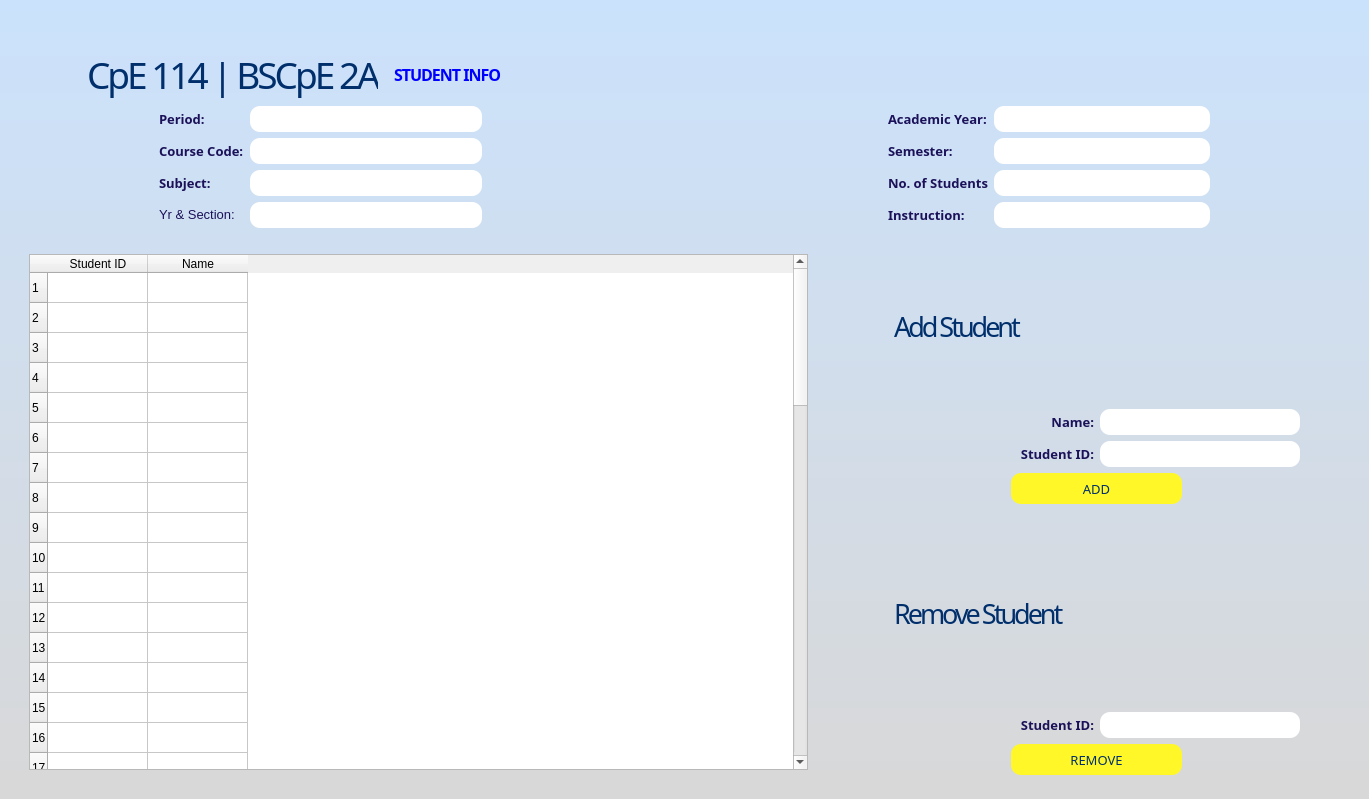
<?xml version="1.0" encoding="UTF-8"?>
<ui version="4.0">
 <class>MainWindow</class>
 <widget class="QMainWindow" name="MainWindow">
  <property name="geometry">
   <rect>
    <x>0</x>
    <y>0</y>
    <width>1369</width>
    <height>799</height>
   </rect>
  </property>
  <property name="windowTitle">
   <string>MainWindow</string>
  </property>
  <property name="layoutDirection">
   <enum>Qt::LeftToRight</enum>
  </property>
  <property name="styleSheet">
   <string notr="true">QMainWindow {
	background-color: qlineargradient(spread:pad, x1:0, y1:0, x2:0, y2:1, stop:0 #CBE2FC, stop:1 #D8D8D8);
}
</string>
  </property>
  <widget class="QWidget" name="centralwidget">
   <property name="minimumSize">
    <size>
     <width>1280</width>
     <height>720</height>
    </size>
   </property>
   <layout class="QVBoxLayout" name="verticalLayout">
    <item>
     <layout class="QHBoxLayout" name="horizontalLayout">
      <property name="sizeConstraint">
       <enum>QLayout::SetFixedSize</enum>
      </property>
      <item>
       <widget class="QLabel" name="psuWordmark">
        <property name="maximumSize">
         <size>
          <width>490</width>
          <height>100</height>
         </size>
        </property>
        <property name="styleSheet">
         <string notr="true">background-color: transparent;</string>
        </property>
        <property name="text">
         <string/>
        </property>
        <property name="pixmap">
         <pixmap>../Homepage/PSU Logo Wordmark.png</pixmap>
        </property>
        <property name="scaledContents">
         <bool>true</bool>
        </property>
       </widget>
      </item>
      <item>
       <spacer name="horizontalSpacer">
        <property name="orientation">
         <enum>Qt::Horizontal</enum>
        </property>
        <property name="sizeHint" stdset="0">
         <size>
          <width>40</width>
          <height>20</height>
         </size>
        </property>
       </spacer>
      </item>
      <item>
       <widget class="QLabel" name="headerText">
        <property name="maximumSize">
         <size>
          <width>390</width>
          <height>75</height>
         </size>
        </property>
        <property name="styleSheet">
         <string notr="true">background-color: transparent;</string>
        </property>
        <property name="text">
         <string/>
        </property>
        <property name="pixmap">
         <pixmap>HEADER TEXT.png</pixmap>
        </property>
        <property name="scaledContents">
         <bool>true</bool>
        </property>
       </widget>
      </item>
      <item>
       <spacer name="horizontalSpacer_2">
        <property name="orientation">
         <enum>Qt::Horizontal</enum>
        </property>
        <property name="sizeType">
         <enum>QSizePolicy::Fixed</enum>
        </property>
        <property name="sizeHint" stdset="0">
         <size>
          <width>20</width>
          <height>20</height>
         </size>
        </property>
       </spacer>
      </item>
      <item>
       <widget class="QPushButton" name="profileBtn">
        <property name="maximumSize">
         <size>
          <width>60</width>
          <height>70</height>
         </size>
        </property>
        <property name="autoFillBackground">
         <bool>false</bool>
        </property>
        <property name="styleSheet">
         <string notr="true">QPushButton {
    border-radius: 10px; 
	background-color: #00FFFFFF;
    padding: 5px;
}
QPushButton:pressed,
QPushButton:checked,
QPushButton:hover {
    background-color: #949494; 
}
</string>
        </property>
        <property name="text">
         <string/>
        </property>
        <property name="icon">
         <iconset>
          <normaloff>../Homepage/PROFILE BUTTON.svg</normaloff>../Homepage/PROFILE BUTTON.svg</iconset>
        </property>
        <property name="iconSize">
         <size>
          <width>60</width>
          <height>60</height>
         </size>
        </property>
        <property name="shortcut">
         <string/>
        </property>
       </widget>
      </item>
      <item>
       <spacer name="horizontalSpacer_3">
        <property name="orientation">
         <enum>Qt::Horizontal</enum>
        </property>
        <property name="sizeType">
         <enum>QSizePolicy::Fixed</enum>
        </property>
        <property name="sizeHint" stdset="0">
         <size>
          <width>40</width>
          <height>20</height>
         </size>
        </property>
       </spacer>
      </item>
     </layout>
    </item>
    <item>
     <spacer name="verticalSpacer_4">
      <property name="orientation">
       <enum>Qt::Vertical</enum>
      </property>
      <property name="sizeType">
       <enum>QSizePolicy::Fixed</enum>
      </property>
      <property name="sizeHint" stdset="0">
       <size>
        <width>20</width>
        <height>10</height>
       </size>
      </property>
     </spacer>
    </item>
    <item>
     <layout class="QHBoxLayout" name="horizontalLayout_5">
      <property name="leftMargin">
       <number>20</number>
      </property>
      <property name="rightMargin">
       <number>20</number>
      </property>
      <item>
       <widget class="QPushButton" name="backBtn">
        <property name="autoFillBackground">
         <bool>false</bool>
        </property>
        <property name="styleSheet">
         <string notr="true">QPushButton {
    border-radius: 10px; 
	background-color: #00FFFFFF;
    padding: 5px;
}
QPushButton:pressed,
QPushButton:checked,
QPushButton:hover {
    background-color: #949494; 
}
</string>
        </property>
        <property name="text">
         <string/>
        </property>
        <property name="icon">
         <iconset>
          <normaloff>../../../../Downloads/BackBtn.png</normaloff>../../../../Downloads/BackBtn.png</iconset>
        </property>
        <property name="iconSize">
         <size>
          <width>60</width>
          <height>60</height>
         </size>
        </property>
        <property name="shortcut">
         <string/>
        </property>
       </widget>
      </item>
      <item>
       <spacer name="horizontalSpacer_4">
        <property name="orientation">
         <enum>Qt::Horizontal</enum>
        </property>
        <property name="sizeType">
         <enum>QSizePolicy::Fixed</enum>
        </property>
        <property name="sizeHint" stdset="0">
         <size>
          <width>10</width>
          <height>5</height>
         </size>
        </property>
       </spacer>
      </item>
      <item>
       <layout class="QVBoxLayout" name="verticalLayout_5">
        <property name="spacing">
         <number>0</number>
        </property>
        <item>
         <widget class="QLabel" name="subjectCodeLabel">
          <property name="font">
           <font>
            <family>Gotham Black</family>
            <pointsize>28</pointsize>
           </font>
          </property>
          <property name="styleSheet">
           <string notr="true">QLabel {
	color: #002F6C;
    letter-spacing: -3px;
	background-color: transparent;
}
</string>
          </property>
          <property name="text">
           <string>CpE 114 | BSCpE 2A</string>
          </property>
          <property name="alignment">
           <set>Qt::AlignLeading|Qt::AlignLeft|Qt::AlignVCenter</set>
          </property>
         </widget>
        </item>
       </layout>
      </item>
      <item>
       <spacer name="horizontalSpacer_5">
        <property name="orientation">
         <enum>Qt::Horizontal</enum>
        </property>
        <property name="sizeType">
         <enum>QSizePolicy::Fixed</enum>
        </property>
        <property name="sizeHint" stdset="0">
         <size>
          <width>10</width>
          <height>20</height>
         </size>
        </property>
       </spacer>
      </item>
      <item>
       <widget class="QLabel" name="studetInfolabel">
        <property name="font">
         <font>
          <family>Gotham</family>
          <pointsize>12</pointsize>
          <weight>75</weight>
          <bold>true</bold>
         </font>
        </property>
        <property name="styleSheet">
         <string notr="true">color: blue; letter-spacing: -1px;</string>
        </property>
        <property name="text">
         <string>STUDENT INFO</string>
        </property>
        <property name="alignment">
         <set>Qt::AlignLeading|Qt::AlignLeft|Qt::AlignVCenter</set>
        </property>
        <property name="margin">
         <number>1</number>
        </property>
       </widget>
      </item>
      <item>
       <spacer name="horizontalSpacer_6">
        <property name="orientation">
         <enum>Qt::Horizontal</enum>
        </property>
        <property name="sizeHint" stdset="0">
         <size>
          <width>40</width>
          <height>20</height>
         </size>
        </property>
       </spacer>
      </item>
     </layout>
    </item>
    <item>
     <layout class="QHBoxLayout" name="horizontalLayout_12">
      <item>
       <layout class="QGridLayout" name="gridLayout_8">
        <property name="leftMargin">
         <number>150</number>
        </property>
        <property name="rightMargin">
         <number>200</number>
        </property>
        <item row="0" column="1">
         <widget class="QLineEdit" name="period">
          <property name="styleSheet">
           <string notr="true">QLineEdit {
    border-radius: 10px;
    padding: 5px;
    background-color: white; /* Set the default background color */
}

QLineEdit:hover,
QLineEdit:focus {
    background-color: #F9F9F9; /* Set the background color on hover and focus */
    border: 1px solid #000000;
}

</string>
          </property>
         </widget>
        </item>
        <item row="2" column="0">
         <widget class="QLabel" name="subjectlabel">
          <property name="font">
           <font>
            <family>Gotham</family>
            <weight>75</weight>
            <bold>true</bold>
           </font>
          </property>
          <property name="text">
           <string>&lt;html&gt;&lt;head/&gt;&lt;body&gt;&lt;p&gt;&lt;span style=&quot; font-size:10pt; color:#1b1159;&quot;&gt;Subject:&lt;/span&gt;&lt;/p&gt;&lt;/body&gt;&lt;/html&gt;</string>
          </property>
         </widget>
        </item>
        <item row="3" column="1">
         <widget class="QLineEdit" name="YearAndSection">
          <property name="styleSheet">
           <string notr="true">QLineEdit {
    border-radius: 10px;
    padding: 5px;
    background-color: white; /* Set the default background color */
}

QLineEdit:hover,
QLineEdit:focus {
    background-color: #F9F9F9; /* Set the background color on hover and focus */
    border: 1px solid #000000;
}
</string>
          </property>
         </widget>
        </item>
        <item row="0" column="0">
         <widget class="QLabel" name="periodLabel">
          <property name="font">
           <font>
            <family>Gotham</family>
            <pointsize>10</pointsize>
            <weight>75</weight>
            <bold>true</bold>
           </font>
          </property>
          <property name="styleSheet">
           <string notr="true">color:#1b1159;</string>
          </property>
          <property name="text">
           <string>Period:</string>
          </property>
         </widget>
        </item>
        <item row="3" column="0">
         <widget class="QLabel" name="yrandSectionLabel">
          <property name="styleSheet">
           <string notr="true">QLabel {
	font: 700 9pt &quot;Gotham&quot;;
	color: #002F6C;
}
</string>
          </property>
          <property name="text">
           <string>&lt;html&gt;&lt;head/&gt;&lt;body&gt;&lt;p&gt;&lt;span style=&quot; font-size:10pt; color:#1b1159;&quot;&gt;Yr &amp;amp; Section:&lt;/span&gt;&lt;/p&gt;&lt;/body&gt;&lt;/html&gt;</string>
          </property>
         </widget>
        </item>
        <item row="1" column="1">
         <widget class="QLineEdit" name="CourseCode">
          <property name="styleSheet">
           <string notr="true">QLineEdit {
    border-radius: 10px;
    padding: 5px;
    background-color: white; /* Set the default background color */
}

QLineEdit:hover,
QLineEdit:focus {
    background-color: #F9F9F9; /* Set the background color on hover and focus */
    border: 1px solid #000000;
}
</string>
          </property>
         </widget>
        </item>
        <item row="1" column="0">
         <widget class="QLabel" name="courseLabel">
          <property name="font">
           <font>
            <family>Gotham</family>
            <weight>75</weight>
            <bold>true</bold>
           </font>
          </property>
          <property name="text">
           <string>&lt;html&gt;&lt;head/&gt;&lt;body&gt;&lt;p&gt;&lt;span style=&quot; font-size:10pt; color:#1b1159;&quot;&gt;Course Code:&lt;/span&gt;&lt;/p&gt;&lt;/body&gt;&lt;/html&gt;</string>
          </property>
         </widget>
        </item>
        <item row="2" column="1">
         <widget class="QLineEdit" name="Subject">
          <property name="styleSheet">
           <string notr="true">QLineEdit {
    border-radius: 10px;
    padding: 5px;
    background-color: white; /* Set the default background color */
}

QLineEdit:hover,
QLineEdit:focus {
    background-color: #F9F9F9; /* Set the background color on hover and focus */
    border: 1px solid #000000;
}

</string>
          </property>
         </widget>
        </item>
       </layout>
      </item>
      <item>
       <layout class="QGridLayout" name="gridLayout_9">
        <property name="leftMargin">
         <number>200</number>
        </property>
        <property name="rightMargin">
         <number>150</number>
        </property>
        <item row="2" column="1">
         <widget class="QLineEdit" name="noofstudents">
          <property name="styleSheet">
           <string notr="true">QLineEdit {
    border-radius: 10px;
    padding: 5px;
    background-color: white; /* Set the default background color */
}

QLineEdit:hover,
QLineEdit:focus {
    background-color: #F9F9F9; /* Set the background color on hover and focus */
    border: 1px solid #000000;
}

</string>
          </property>
         </widget>
        </item>
        <item row="3" column="0">
         <widget class="QLabel" name="instructionLabel">
          <property name="font">
           <font>
            <family>Gotham</family>
            <weight>75</weight>
            <bold>true</bold>
           </font>
          </property>
          <property name="text">
           <string>&lt;html&gt;&lt;head/&gt;&lt;body&gt;&lt;p&gt;&lt;span style=&quot; font-size:10pt; color:#1b1159;&quot;&gt;Instruction:&lt;/span&gt;&lt;/p&gt;&lt;/body&gt;&lt;/html&gt;</string>
          </property>
         </widget>
        </item>
        <item row="3" column="1">
         <widget class="QLineEdit" name="Instruction">
          <property name="styleSheet">
           <string notr="true">QLineEdit {
    border-radius: 10px;
    padding: 5px;
    background-color: white; /* Set the default background color */
}

QLineEdit:hover,
QLineEdit:focus {
    background-color: #F9F9F9; /* Set the background color on hover and focus */
    border: 1px solid #000000;
}
</string>
          </property>
         </widget>
        </item>
        <item row="2" column="0">
         <widget class="QLabel" name="noofstudentsLabel">
          <property name="font">
           <font>
            <family>Gotham</family>
            <pointsize>10</pointsize>
            <weight>75</weight>
            <bold>true</bold>
           </font>
          </property>
          <property name="styleSheet">
           <string notr="true">color:#1b1159</string>
          </property>
          <property name="text">
           <string>No. of Students</string>
          </property>
         </widget>
        </item>
        <item row="1" column="1">
         <widget class="QLineEdit" name="Semester">
          <property name="styleSheet">
           <string notr="true">QLineEdit {
    border-radius: 10px;
    padding: 5px;
    background-color: white; /* Set the default background color */
}

QLineEdit:hover,
QLineEdit:focus {
    background-color: #F9F9F9; /* Set the background color on hover and focus */
    border: 1px solid #000000;
}
</string>
          </property>
         </widget>
        </item>
        <item row="0" column="1">
         <widget class="QLineEdit" name="AcademicYEar">
          <property name="styleSheet">
           <string notr="true">QLineEdit {
    border-radius: 10px;
    padding: 5px;
    background-color: white; /* Set the default background color */
}

QLineEdit:hover,
QLineEdit:focus {
    background-color: #F9F9F9; /* Set the background color on hover and focus */
    border: 1px solid #000000;
}
</string>
          </property>
         </widget>
        </item>
        <item row="1" column="0">
         <widget class="QLabel" name="semesterLabel">
          <property name="font">
           <font>
            <family>Gotham</family>
            <weight>75</weight>
            <bold>true</bold>
           </font>
          </property>
          <property name="text">
           <string>&lt;html&gt;&lt;head/&gt;&lt;body&gt;&lt;p&gt;&lt;span style=&quot; font-size:10pt; color:#1b1159;&quot;&gt;Semester:&lt;/span&gt;&lt;/p&gt;&lt;/body&gt;&lt;/html&gt;</string>
          </property>
         </widget>
        </item>
        <item row="0" column="0">
         <widget class="QLabel" name="acadyearLabel">
          <property name="font">
           <font>
            <family>Gotham</family>
            <weight>75</weight>
            <bold>true</bold>
           </font>
          </property>
          <property name="text">
           <string>&lt;html&gt;&lt;head/&gt;&lt;body&gt;&lt;p&gt;&lt;span style=&quot; font-size:10pt; color:#1b1159;&quot;&gt;Academic Year:&lt;/span&gt;&lt;/p&gt;&lt;/body&gt;&lt;/html&gt;</string>
          </property>
         </widget>
        </item>
       </layout>
      </item>
     </layout>
    </item>
    <item>
     <layout class="QHBoxLayout" name="HLayout">
      <item>
       <layout class="QVBoxLayout" name="tablelayout">
        <property name="sizeConstraint">
         <enum>QLayout::SetFixedSize</enum>
        </property>
        <property name="leftMargin">
         <number>20</number>
        </property>
        <property name="topMargin">
         <number>20</number>
        </property>
        <property name="rightMargin">
         <number>20</number>
        </property>
        <property name="bottomMargin">
         <number>20</number>
        </property>
        <item>
         <widget class="QTableWidget" name="tableWidget">
          <property name="rowCount">
           <number>57</number>
          </property>
          <property name="columnCount">
           <number>2</number>
          </property>
          <row/>
          <row/>
          <row/>
          <row/>
          <row/>
          <row/>
          <row/>
          <row/>
          <row/>
          <row/>
          <row/>
          <row/>
          <row/>
          <row/>
          <row/>
          <row/>
          <row/>
          <row/>
          <row/>
          <row/>
          <row/>
          <row/>
          <row/>
          <row/>
          <row/>
          <row/>
          <row/>
          <row/>
          <row/>
          <row/>
          <row/>
          <row/>
          <row/>
          <row/>
          <row/>
          <row/>
          <row/>
          <row/>
          <row/>
          <row/>
          <row/>
          <row/>
          <row/>
          <row/>
          <row/>
          <row/>
          <row/>
          <row/>
          <row/>
          <row/>
          <row/>
          <row/>
          <row/>
          <row/>
          <row/>
          <row/>
          <row/>
          <column>
           <property name="text">
            <string>Student ID</string>
           </property>
          </column>
          <column>
           <property name="text">
            <string>Name</string>
           </property>
          </column>
         </widget>
        </item>
       </layout>
      </item>
      <item>
       <spacer name="horizontalSpacer_7">
        <property name="orientation">
         <enum>Qt::Horizontal</enum>
        </property>
        <property name="sizeType">
         <enum>QSizePolicy::Fixed</enum>
        </property>
        <property name="sizeHint" stdset="0">
         <size>
          <width>40</width>
          <height>20</height>
         </size>
        </property>
       </spacer>
      </item>
      <item>
       <layout class="QVBoxLayout" name="Cabanela2Layout">
        <property name="sizeConstraint">
         <enum>QLayout::SetFixedSize</enum>
        </property>
        <property name="leftMargin">
         <number>20</number>
        </property>
        <property name="rightMargin">
         <number>20</number>
        </property>
        <item>
         <spacer name="verticalSpacer_2">
          <property name="orientation">
           <enum>Qt::Vertical</enum>
          </property>
          <property name="sizeType">
           <enum>QSizePolicy::Fixed</enum>
          </property>
          <property name="sizeHint" stdset="0">
           <size>
            <width>20</width>
            <height>15</height>
           </size>
          </property>
         </spacer>
        </item>
        <item>
         <layout class="QVBoxLayout" name="addstudentLayout">
          <item>
           <widget class="QLabel" name="addStudnetLabel">
            <property name="font">
             <font>
              <family>Gotham Black</family>
              <pointsize>20</pointsize>
             </font>
            </property>
            <property name="styleSheet">
             <string notr="true">QLabel {
	color: #002F6C;
    letter-spacing: -3px;
	background-color: transparent;
}
</string>
            </property>
            <property name="text">
             <string>Add Student</string>
            </property>
            <property name="alignment">
             <set>Qt::AlignLeading|Qt::AlignLeft|Qt::AlignVCenter</set>
            </property>
           </widget>
          </item>
          <item>
           <layout class="QGridLayout" name="gridLayout_11">
            <property name="leftMargin">
             <number>100</number>
            </property>
            <property name="rightMargin">
             <number>0</number>
            </property>
            <item row="1" column="0">
             <widget class="QLabel" name="addStudentIDLabel">
              <property name="font">
               <font>
                <family>Gotham</family>
                <weight>75</weight>
                <bold>true</bold>
               </font>
              </property>
              <property name="text">
               <string>&lt;html&gt;&lt;head/&gt;&lt;body&gt;&lt;p&gt;&lt;span style=&quot; font-size:10pt; color:#1b1159;&quot;&gt;Student ID:&lt;/span&gt;&lt;/p&gt;&lt;/body&gt;&lt;/html&gt;</string>
              </property>
              <property name="alignment">
               <set>Qt::AlignRight|Qt::AlignTrailing|Qt::AlignVCenter</set>
              </property>
             </widget>
            </item>
            <item row="0" column="1">
             <widget class="QLineEdit" name="addStudentName">
              <property name="maximumSize">
               <size>
                <width>200</width>
                <height>16777215</height>
               </size>
              </property>
              <property name="styleSheet">
               <string notr="true">QLineEdit {
    border-radius: 10px;
    padding: 5px;
    background-color: white; /* Set the default background color */
}

QLineEdit:hover,
QLineEdit:focus {
    background-color: #F9F9F9; /* Set the background color on hover and focus */
    border: 1px solid #000000;
}
</string>
              </property>
             </widget>
            </item>
            <item row="1" column="1">
             <widget class="QLineEdit" name="addStudentID">
              <property name="maximumSize">
               <size>
                <width>200</width>
                <height>16777215</height>
               </size>
              </property>
              <property name="styleSheet">
               <string notr="true">QLineEdit {
    border-radius: 10px;
    padding: 5px;
    background-color: white; /* Set the default background color */
}

QLineEdit:hover,
QLineEdit:focus {
    background-color: #F9F9F9; /* Set the background color on hover and focus */
    border: 1px solid #000000;
}
</string>
              </property>
             </widget>
            </item>
            <item row="0" column="0">
             <widget class="QLabel" name="addStudentNameLLabel">
              <property name="maximumSize">
               <size>
                <width>100</width>
                <height>16777215</height>
               </size>
              </property>
              <property name="font">
               <font>
                <family>Gotham</family>
                <weight>75</weight>
                <bold>true</bold>
               </font>
              </property>
              <property name="text">
               <string>&lt;html&gt;&lt;head/&gt;&lt;body&gt;&lt;p&gt;&lt;span style=&quot; font-size:10pt; color:#1b1159;&quot;&gt;Name:&lt;/span&gt;&lt;/p&gt;&lt;/body&gt;&lt;/html&gt;</string>
              </property>
              <property name="alignment">
               <set>Qt::AlignRight|Qt::AlignTrailing|Qt::AlignVCenter</set>
              </property>
             </widget>
            </item>
           </layout>
          </item>
          <item alignment="Qt::AlignHCenter">
           <widget class="QPushButton" name="AddButton">
            <property name="enabled">
             <bool>true</bool>
            </property>
            <property name="minimumSize">
             <size>
              <width>171</width>
              <height>31</height>
             </size>
            </property>
            <property name="maximumSize">
             <size>
              <width>171</width>
              <height>31</height>
             </size>
            </property>
            <property name="font">
             <font>
              <family>Gotham Black</family>
              <pointsize>10</pointsize>
              <weight>50</weight>
              <italic>false</italic>
              <bold>false</bold>
              <underline>false</underline>
             </font>
            </property>
            <property name="mouseTracking">
             <bool>true</bool>
            </property>
            <property name="acceptDrops">
             <bool>true</bool>
            </property>
            <property name="layoutDirection">
             <enum>Qt::LeftToRight</enum>
            </property>
            <property name="styleSheet">
             <string notr="true">QPushButton {
    border-radius: 10px; 
	background-color: #FFF728; color: #002F6C; 
    padding: 5px;
}
QPushButton:pressed,
QPushButton:checked {
    background-color: #949494; 
    text-decoration: underline;
}
QPushButton:hover {
	text-decoration: underline;
}</string>
            </property>
            <property name="text">
             <string>ADD</string>
            </property>
            <property name="autoDefault">
             <bool>false</bool>
            </property>
            <property name="default">
             <bool>false</bool>
            </property>
            <property name="flat">
             <bool>false</bool>
            </property>
           </widget>
          </item>
         </layout>
        </item>
        <item>
         <spacer name="verticalSpacer">
          <property name="orientation">
           <enum>Qt::Vertical</enum>
          </property>
          <property name="sizeType">
           <enum>QSizePolicy::Fixed</enum>
          </property>
          <property name="sizeHint" stdset="0">
           <size>
            <width>20</width>
            <height>10</height>
           </size>
          </property>
         </spacer>
        </item>
        <item>
         <layout class="QVBoxLayout" name="removeEJLayout">
          <item>
           <widget class="QLabel" name="removeStudentLabel">
            <property name="font">
             <font>
              <family>Gotham Black</family>
              <pointsize>20</pointsize>
             </font>
            </property>
            <property name="styleSheet">
             <string notr="true">QLabel {
	color: #002F6C;
    letter-spacing: -3px;
	background-color: transparent;
}
</string>
            </property>
            <property name="text">
             <string>Remove Student</string>
            </property>
            <property name="alignment">
             <set>Qt::AlignLeading|Qt::AlignLeft|Qt::AlignVCenter</set>
            </property>
           </widget>
          </item>
          <item>
           <layout class="QHBoxLayout" name="horizontalLayout_2">
            <item>
             <widget class="QLabel" name="removeStudentIDLAbel">
              <property name="maximumSize">
               <size>
                <width>200</width>
                <height>16777215</height>
               </size>
              </property>
              <property name="font">
               <font>
                <family>Gotham</family>
                <weight>75</weight>
                <bold>true</bold>
               </font>
              </property>
              <property name="text">
               <string>&lt;html&gt;&lt;head/&gt;&lt;body&gt;&lt;p&gt;&lt;span style=&quot; font-size:10pt; color:#1b1159;&quot;&gt;Student ID:&lt;/span&gt;&lt;/p&gt;&lt;/body&gt;&lt;/html&gt;</string>
              </property>
              <property name="alignment">
               <set>Qt::AlignRight|Qt::AlignTrailing|Qt::AlignVCenter</set>
              </property>
             </widget>
            </item>
            <item>
             <widget class="QLineEdit" name="removeStudentID">
              <property name="maximumSize">
               <size>
                <width>200</width>
                <height>16777215</height>
               </size>
              </property>
              <property name="styleSheet">
               <string notr="true">QLineEdit {
    border-radius: 10px;
    padding: 5px;
    background-color: white; /* Set the default background color */
}

QLineEdit:hover,
QLineEdit:focus {
    background-color: #F9F9F9; /* Set the background color on hover and focus */
    border: 1px solid #000000;
}
</string>
              </property>
             </widget>
            </item>
           </layout>
          </item>
          <item alignment="Qt::AlignHCenter">
           <widget class="QPushButton" name="semestralBtn_3">
            <property name="enabled">
             <bool>true</bool>
            </property>
            <property name="minimumSize">
             <size>
              <width>171</width>
              <height>31</height>
             </size>
            </property>
            <property name="maximumSize">
             <size>
              <width>171</width>
              <height>31</height>
             </size>
            </property>
            <property name="font">
             <font>
              <family>Gotham Black</family>
              <pointsize>10</pointsize>
              <weight>50</weight>
              <italic>false</italic>
              <bold>false</bold>
              <underline>false</underline>
             </font>
            </property>
            <property name="mouseTracking">
             <bool>true</bool>
            </property>
            <property name="acceptDrops">
             <bool>true</bool>
            </property>
            <property name="layoutDirection">
             <enum>Qt::LeftToRight</enum>
            </property>
            <property name="styleSheet">
             <string notr="true">QPushButton {
    border-radius: 10px; 
	background-color: #FFF728; color: #002F6C; 
    padding: 5px;
}
QPushButton:pressed,
QPushButton:checked {
    background-color: #949494; 
    text-decoration: underline;
}
QPushButton:hover {
	text-decoration: underline;
}</string>
            </property>
            <property name="text">
             <string>REMOVE</string>
            </property>
            <property name="autoDefault">
             <bool>false</bool>
            </property>
            <property name="default">
             <bool>false</bool>
            </property>
            <property name="flat">
             <bool>false</bool>
            </property>
           </widget>
          </item>
         </layout>
        </item>
        <item>
         <spacer name="verticalSpacer_3">
          <property name="orientation">
           <enum>Qt::Vertical</enum>
          </property>
          <property name="sizeType">
           <enum>QSizePolicy::Fixed</enum>
          </property>
          <property name="sizeHint" stdset="0">
           <size>
            <width>20</width>
            <height>15</height>
           </size>
          </property>
         </spacer>
        </item>
       </layout>
      </item>
      <item>
       <spacer name="horizontalSpacer_8">
        <property name="orientation">
         <enum>Qt::Horizontal</enum>
        </property>
        <property name="sizeType">
         <enum>QSizePolicy::Fixed</enum>
        </property>
        <property name="sizeHint" stdset="0">
         <size>
          <width>40</width>
          <height>20</height>
         </size>
        </property>
       </spacer>
      </item>
     </layout>
    </item>
   </layout>
  </widget>
 </widget>
 <resources/>
 <connections/>
</ui>
